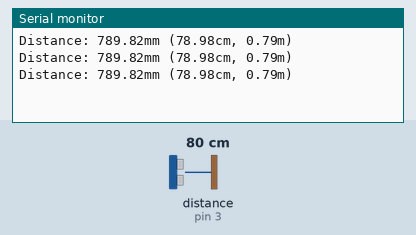
A sketch run on a simulated Arduino Uno, built with avr-gcc and run on an emulated ATmega328P. Shown: the last lines printed to the serial monitor. Wiring (inferred from the names in the program): ultrasonic range finder: trigger pin 2; echo pin 3. Inputs (shaded band) come from the test bench; at power-on: distance to the obstacle (sensor on pin 3) 80 cm. The echo pulse lasts 58.3 µs per cm.

Above: at 1.3 s.
1.4 s: distance to the obstacle (sensor on pin 3) set to 2 cm
At 1.9 s:
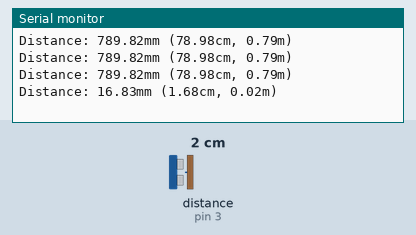
3.5 s: distance to the obstacle (sensor on pin 3) set to 35 cm
At 3.89 s:
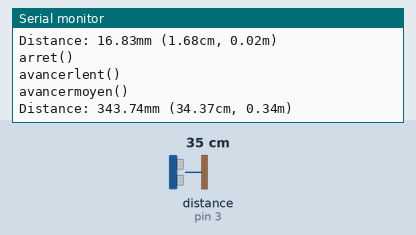
Timing chart, 0 to 6.5 s (numbered marks = the images above; inputs shaded):
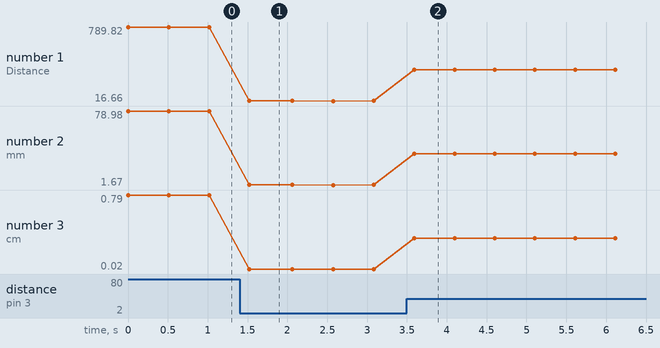

Measured:
- after the input at 1.4 s, the serial monitor: prints a new line after 0.12 s (image 1)
- after the input at 3.5 s, the serial monitor: prints a new line after 0.09 s (image 2)
- plotted number 1: 789.82 → 16.83 after the input at 1.4 s, 16.83 → 343.74 after the input at 3.5 s
- plotted number 2: 78.98 → 1.68 after the input at 1.4 s, 1.68 → 34.37 after the input at 3.5 s
- plotted number 3: 0.79 → 0.02 after the input at 1.4 s, 0.02 → 0.34 after the input at 3.5 s

The sketch:

sketch_may10a.ino
```cpp
//import the library in the sketch
//#include <SharpIR.h>

/* Constantes pour les broches */
const byte TRIGGER_PIN = 2; // Broche TRIGGER
const byte ECHO_PIN = 3;    // Broche ECHO

/* Constantes pour le timeout */
const unsigned long MEASURE_TIMEOUT = 25000UL; // 25ms = ~8m à 340m/s

/* Vitesse du son dans l'air en mm/us */
const float SOUND_SPEED = 340.0 / 1000;

//Create a new instance of the library
//Call the sensor "sensor"
//The model of the sensor is "GP2YA41SK0F"
//The sensor output pin is attached to the pin A0
//SharpIR sensor( SharpIR::GP2Y0A41SK0F, A0 );

void setup() {
 /* Initialise le port série */
  Serial.begin(9600);

  /* Initialise les broches */
  pinMode(TRIGGER_PIN, OUTPUT);
  digitalWrite(TRIGGER_PIN, LOW); // La broche TRIGGER doit être à LOW au repos
  pinMode(ECHO_PIN, INPUT);

 // Serial.begin( 9600 ); //Enable the serial comunication

}

void loop() {
   /* 1. Lance une mesure de distance en envoyant une impulsion HIGH de 10µs sur la broche TRIGGER */
  digitalWrite(TRIGGER_PIN, HIGH);
  delayMicroseconds(10);
  digitalWrite(TRIGGER_PIN, LOW);

  /* 2. Mesure le temps entre l'envoi de l'impulsion ultrasonique et son écho (si il existe) */
  long measure = pulseIn(ECHO_PIN, HIGH, MEASURE_TIMEOUT);

  /* 3. Calcul la distance à partir du temps mesuré */
  float distance_mm = measure / 2.0 * SOUND_SPEED;

  /* Affiche les résultats en mm, cm et m */
  Serial.print(F("Distance: "));
  Serial.print(distance_mm);
  Serial.print(F("mm ("));
  Serial.print(distance_mm / 10.0, 2);
  Serial.print(F("cm, "));
  Serial.print(distance_mm / 1000.0, 2);
  Serial.println(F("m)"));

  /* Délai d'attente pour éviter d'afficher trop de résultats à la seconde */
  delay(500);

  //int distance = sensor.getDistance(); //Calculate the distance in centimeters and store the value in a variable

  //Serial.println( distance ); //Print the value to the serial monitor

  if(distance_mm < 200){
      Serial.println("arret()");
     }
     if(distance_mm < 400){
      Serial.println("avancerlent()");
     }
     if(distance_mm < 600){
      Serial.println("avancermoyen()");
     }
}
```
